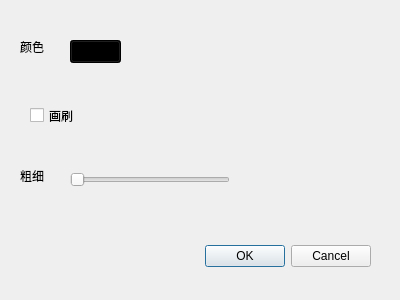
<?xml version="1.0" encoding="UTF-8"?>
<ui version="4.0">
 <class>Dialog</class>
 <widget class="QDialog" name="Dialog">
  <property name="geometry">
   <rect>
    <x>0</x>
    <y>0</y>
    <width>400</width>
    <height>300</height>
   </rect>
  </property>
  <property name="mouseTracking">
   <bool>false</bool>
  </property>
  <property name="windowTitle">
   <string>Dialog</string>
  </property>
  <widget class="QDialogButtonBox" name="buttonBox">
   <property name="geometry">
    <rect>
     <x>30</x>
     <y>240</y>
     <width>341</width>
     <height>32</height>
    </rect>
   </property>
   <property name="orientation">
    <enum>Qt::Horizontal</enum>
   </property>
   <property name="standardButtons">
    <set>QDialogButtonBox::Cancel|QDialogButtonBox::Ok</set>
   </property>
  </widget>
  <widget class="QPushButton" name="pushButton">
   <property name="geometry">
    <rect>
     <x>70</x>
     <y>40</y>
     <width>51</width>
     <height>23</height>
    </rect>
   </property>
   <property name="styleSheet">
    <string notr="true">background-color: rgb(0, 0, 0);</string>
   </property>
   <property name="text">
    <string/>
   </property>
  </widget>
  <widget class="QLabel" name="label">
   <property name="geometry">
    <rect>
     <x>20</x>
     <y>31</y>
     <width>54</width>
     <height>31</height>
    </rect>
   </property>
   <property name="text">
    <string>颜色</string>
   </property>
  </widget>
  <widget class="QLabel" name="label_2">
   <property name="geometry">
    <rect>
     <x>20</x>
     <y>170</y>
     <width>54</width>
     <height>12</height>
    </rect>
   </property>
   <property name="text">
    <string>粗细</string>
   </property>
  </widget>
  <widget class="QSlider" name="horizontalSlider">
   <property name="geometry">
    <rect>
     <x>70</x>
     <y>170</y>
     <width>160</width>
     <height>19</height>
    </rect>
   </property>
   <property name="orientation">
    <enum>Qt::Horizontal</enum>
   </property>
  </widget>
  <widget class="QCheckBox" name="checkBox">
   <property name="geometry">
    <rect>
     <x>30</x>
     <y>100</y>
     <width>71</width>
     <height>31</height>
    </rect>
   </property>
   <property name="text">
    <string>画刷</string>
   </property>
  </widget>
 </widget>
 <resources/>
 <connections>
  <connection>
   <sender>buttonBox</sender>
   <signal>accepted()</signal>
   <receiver>Dialog</receiver>
   <slot>accept()</slot>
   <hints>
    <hint type="sourcelabel">
     <x>248</x>
     <y>254</y>
    </hint>
    <hint type="destinationlabel">
     <x>157</x>
     <y>274</y>
    </hint>
   </hints>
  </connection>
  <connection>
   <sender>buttonBox</sender>
   <signal>rejected()</signal>
   <receiver>Dialog</receiver>
   <slot>reject()</slot>
   <hints>
    <hint type="sourcelabel">
     <x>316</x>
     <y>260</y>
    </hint>
    <hint type="destinationlabel">
     <x>286</x>
     <y>274</y>
    </hint>
   </hints>
  </connection>
  <connection>
   <sender>horizontalSlider</sender>
   <signal>sliderMoved(int)</signal>
   <receiver>Dialog</receiver>
   <slot>slot_slidermove()</slot>
   <hints>
    <hint type="sourcelabel">
     <x>141</x>
     <y>183</y>
    </hint>
    <hint type="destinationlabel">
     <x>148</x>
     <y>320</y>
    </hint>
   </hints>
  </connection>
  <connection>
   <sender>pushButton</sender>
   <signal>clicked()</signal>
   <receiver>Dialog</receiver>
   <slot>slot1_color()</slot>
   <hints>
    <hint type="sourcelabel">
     <x>98</x>
     <y>48</y>
    </hint>
    <hint type="destinationlabel">
     <x>97</x>
     <y>308</y>
    </hint>
   </hints>
  </connection>
  <connection>
   <sender>checkBox</sender>
   <signal>stateChanged(int)</signal>
   <receiver>Dialog</receiver>
   <slot>slot1_StateChaget(int)</slot>
   <hints>
    <hint type="sourcelabel">
     <x>52</x>
     <y>125</y>
    </hint>
    <hint type="destinationlabel">
     <x>56</x>
     <y>302</y>
    </hint>
   </hints>
  </connection>
 </connections>
 <slots>
  <slot>slot1_color()</slot>
  <slot>slot_slidermove()</slot>
  <slot>slot1_StateChaget(int)</slot>
 </slots>
</ui>
